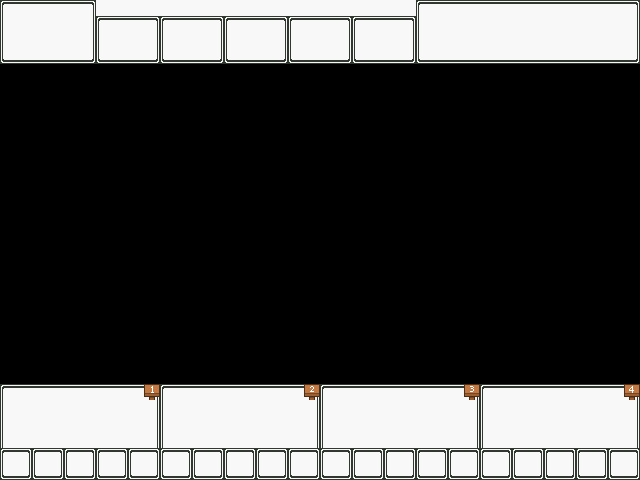

Tiled map render using the project's own tile images. Description and the map definition, with tile-layer contents summarised, below:
An orthogonal 40x30 tile map with 16x16 px tiles, 3 tile layers (Tile Layer 2, Tile Layer 3, Tile Layer 1), 6 tilesets.

<map version="1.2" tiledversion="1.2.0" orientation="orthogonal" renderorder="right-down" width="40" height="30" tilewidth="16" tileheight="16" infinite="0" nextlayerid="17" nextobjectid="1">
 <tileset firstgid="1" source="hud_smol_arrow.tsx" />
 <tileset firstgid="3" source="hud_box.tsx" />
 <tileset firstgid="12" source="signboard 3.tsx" />
 <tileset firstgid="13" source="signboard 2.tsx" />
 <tileset firstgid="14" source="signboard 4.tsx" />
 <tileset firstgid="15" source="signboard 1.tsx" />
 <layer id="13" name="Tile Layer 2" width="40" height="30">
  <data>[1200 cells, 230 non-empty, 9 distinct tile ids]</data>
 </layer>
 <layer id="16" name="Tile Layer 3" width="40" height="30">
  <data>[1200 cells, 80 non-empty, 6 distinct tile ids]</data>
 </layer>
 <layer id="14" name="Tile Layer 1" width="40" height="30">
  <data>[1200 cells, 140 non-empty, 13 distinct tile ids]</data>
 </layer>
</map>